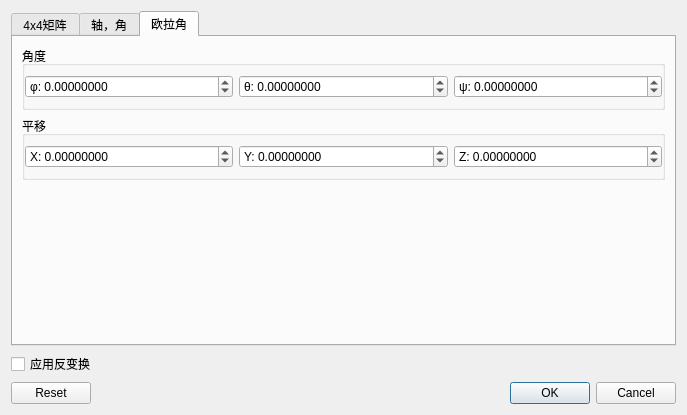
<?xml version="1.0" encoding="UTF-8"?>
<ui version="4.0">
 <class>ApplyTransformationDialog</class>
 <widget class="QDialog" name="ApplyTransformationDialog">
  <property name="geometry">
   <rect>
    <x>0</x>
    <y>0</y>
    <width>687</width>
    <height>415</height>
   </rect>
  </property>
  <property name="windowTitle">
   <string>高级变换</string>
  </property>
  <layout class="QVBoxLayout" name="verticalLayout_4">
   <item>
    <widget class="QTabWidget" name="tabWidget">
     <property name="currentIndex">
      <number>2</number>
     </property>
     <widget class="QWidget" name="tab">
      <attribute name="title">
       <string>4x4矩阵</string>
      </attribute>
      <layout class="QVBoxLayout" name="verticalLayout">
       <item>
        <layout class="QHBoxLayout" name="horizontalLayout">
         <item>
          <widget class="QLabel" name="label">
           <property name="text">
            <string>输入4x4矩阵值：</string>
           </property>
          </widget>
         </item>
         <item>
          <spacer name="horizontalSpacer">
           <property name="orientation">
            <enum>Qt::Horizontal</enum>
           </property>
           <property name="sizeHint" stdset="0">
            <size>
             <width>40</width>
             <height>20</height>
            </size>
           </property>
          </spacer>
         </item>
         <item>
          <widget class="QToolButton" name="fromFileToolButton">
           <property name="toolTip">
            <string>Load matrix from ascii file</string>
           </property>
           <property name="text">
            <string>ASCII文件</string>
           </property>
          </widget>
         </item>
         <item>
          <widget class="QToolButton" name="fromClipboardToolButton">
           <property name="toolTip">
            <string>Paste clipboard contents</string>
           </property>
           <property name="text">
            <string>剪贴板</string>
           </property>
          </widget>
         </item>
         <item>
          <widget class="QToolButton" name="fromDipDipDirToolButton">
           <property name="toolTip">
            <string>Inits the matrix from dip/dip direction values
--&gt; assuming an initial position of (0,0)</string>
           </property>
           <property name="text">
            <string>倾角/倾角方向</string>
           </property>
          </widget>
         </item>
         <item>
          <widget class="QToolButton" name="helpToolButton">
           <property name="text">
            <string>帮助</string>
           </property>
           <property name="checkable">
            <bool>true</bool>
           </property>
          </widget>
         </item>
        </layout>
       </item>
       <item>
        <widget class="QPlainTextEdit" name="helpTextEdit">
         <property name="minimumSize">
          <size>
           <width>0</width>
           <height>150</height>
          </size>
         </property>
         <property name="maximumSize">
          <size>
           <width>16777215</width>
           <height>150</height>
          </size>
         </property>
         <property name="palette">
          <palette>
           <active>
            <colorrole role="Base">
             <brush brushstyle="SolidPattern">
              <color alpha="255">
               <red>202</red>
               <green>202</green>
               <blue>202</blue>
              </color>
             </brush>
            </colorrole>
           </active>
           <inactive>
            <colorrole role="Base">
             <brush brushstyle="SolidPattern">
              <color alpha="255">
               <red>202</red>
               <green>202</green>
               <blue>202</blue>
              </color>
             </brush>
            </colorrole>
           </inactive>
           <disabled>
            <colorrole role="Base">
             <brush brushstyle="SolidPattern">
              <color alpha="255">
               <red>212</red>
               <green>208</green>
               <blue>200</blue>
              </color>
             </brush>
            </colorrole>
           </disabled>
          </palette>
         </property>
         <property name="readOnly">
          <bool>true</bool>
         </property>
         <property name="plainText">
          <string>矩阵形式应为:
R11   R12   R13   Tx
R21   R22   R23   Ty
R31   R32   R33   Tz
0       0        0       1

其中R是一个标准的3x3旋转矩阵，T是一个平移向量.

令P为一个3D点, 变换后的点P'则是: P' = R.P + T.</string>
         </property>
        </widget>
       </item>
       <item>
        <widget class="QPlainTextEdit" name="matrixTextEdit">
         <property name="lineWrapMode">
          <enum>QPlainTextEdit::NoWrap</enum>
         </property>
         <property name="plainText">
          <string notr="true">1.000000	0.000000	0.000000	0.000000
0.000000	1.000000	0.000000	0.000000
0.000000	0.000000	1.000000	0.000000
0.000000	0.000000	0.000000	1.000000</string>
         </property>
        </widget>
       </item>
      </layout>
     </widget>
     <widget class="QWidget" name="tab_2">
      <attribute name="title">
       <string>轴，角</string>
      </attribute>
      <layout class="QVBoxLayout" name="verticalLayout_2">
       <item>
        <widget class="QGroupBox" name="rotAxisGroupBox">
         <property name="title">
          <string>旋转轴</string>
         </property>
         <property name="flat">
          <bool>true</bool>
         </property>
         <layout class="QHBoxLayout" name="horizontalLayout_2">
          <property name="leftMargin">
           <number>0</number>
          </property>
          <property name="rightMargin">
           <number>0</number>
          </property>
          <item>
           <widget class="QDoubleSpinBox" name="rxAxisDoubleSpinBox">
            <property name="prefix">
             <string notr="true">X: </string>
            </property>
            <property name="decimals">
             <number>8</number>
            </property>
            <property name="minimum">
             <double>-1000000000.000000000000000</double>
            </property>
            <property name="maximum">
             <double>1000000000.000000000000000</double>
            </property>
           </widget>
          </item>
          <item>
           <widget class="QDoubleSpinBox" name="ryAxisDoubleSpinBox">
            <property name="prefix">
             <string notr="true">Y: </string>
            </property>
            <property name="decimals">
             <number>8</number>
            </property>
            <property name="minimum">
             <double>-1000000000.000000000000000</double>
            </property>
            <property name="maximum">
             <double>1000000000.000000000000000</double>
            </property>
           </widget>
          </item>
          <item>
           <widget class="QDoubleSpinBox" name="rzAxisDoubleSpinBox">
            <property name="prefix">
             <string notr="true">Z: </string>
            </property>
            <property name="decimals">
             <number>8</number>
            </property>
            <property name="minimum">
             <double>-1000000000.000000000000000</double>
            </property>
            <property name="maximum">
             <double>1000000000.000000000000000</double>
            </property>
           </widget>
          </item>
         </layout>
        </widget>
       </item>
       <item>
        <widget class="QGroupBox" name="rotAngleGroupBox">
         <property name="title">
          <string>旋转角(度)</string>
         </property>
         <property name="flat">
          <bool>true</bool>
         </property>
         <layout class="QHBoxLayout" name="horizontalLayout_3">
          <property name="leftMargin">
           <number>0</number>
          </property>
          <property name="rightMargin">
           <number>0</number>
          </property>
          <item>
           <widget class="QDoubleSpinBox" name="rAngleDoubleSpinBox">
            <property name="suffix">
             <string> deg.</string>
            </property>
            <property name="decimals">
             <number>4</number>
            </property>
            <property name="minimum">
             <double>-1000000000.000000000000000</double>
            </property>
            <property name="maximum">
             <double>1000000000.000000000000000</double>
            </property>
           </widget>
          </item>
          <item>
           <spacer name="horizontalSpacer_2">
            <property name="orientation">
             <enum>Qt::Horizontal</enum>
            </property>
            <property name="sizeHint" stdset="0">
             <size>
              <width>247</width>
              <height>20</height>
             </size>
            </property>
           </spacer>
          </item>
         </layout>
        </widget>
       </item>
       <item>
        <widget class="QGroupBox" name="transGroupBox">
         <property name="title">
          <string>平移</string>
         </property>
         <property name="flat">
          <bool>true</bool>
         </property>
         <layout class="QHBoxLayout" name="horizontalLayout_4">
          <property name="leftMargin">
           <number>0</number>
          </property>
          <property name="rightMargin">
           <number>0</number>
          </property>
          <item>
           <widget class="QDoubleSpinBox" name="txAxisDoubleSpinBox">
            <property name="prefix">
             <string notr="true">X: </string>
            </property>
            <property name="decimals">
             <number>8</number>
            </property>
            <property name="minimum">
             <double>-1000000000.000000000000000</double>
            </property>
            <property name="maximum">
             <double>1000000000.000000000000000</double>
            </property>
           </widget>
          </item>
          <item>
           <widget class="QDoubleSpinBox" name="tyAxisDoubleSpinBox">
            <property name="prefix">
             <string notr="true">Y: </string>
            </property>
            <property name="decimals">
             <number>8</number>
            </property>
            <property name="minimum">
             <double>-1000000000.000000000000000</double>
            </property>
            <property name="maximum">
             <double>1000000000.000000000000000</double>
            </property>
           </widget>
          </item>
          <item>
           <widget class="QDoubleSpinBox" name="tzAxisDoubleSpinBox">
            <property name="prefix">
             <string notr="true">Z: </string>
            </property>
            <property name="decimals">
             <number>8</number>
            </property>
            <property name="minimum">
             <double>-1000000000.000000000000000</double>
            </property>
            <property name="maximum">
             <double>1000000000.000000000000000</double>
            </property>
           </widget>
          </item>
         </layout>
        </widget>
       </item>
       <item>
        <spacer name="verticalSpacer">
         <property name="orientation">
          <enum>Qt::Vertical</enum>
         </property>
         <property name="sizeHint" stdset="0">
          <size>
           <width>20</width>
           <height>73</height>
          </size>
         </property>
        </spacer>
       </item>
      </layout>
     </widget>
     <widget class="QWidget" name="tab_3">
      <attribute name="title">
       <string>欧拉角</string>
      </attribute>
      <layout class="QVBoxLayout" name="verticalLayout_3">
       <item>
        <widget class="QGroupBox" name="eulerAnglesGroupBox">
         <property name="title">
          <string>角度</string>
         </property>
         <property name="flat">
          <bool>true</bool>
         </property>
         <layout class="QHBoxLayout" name="horizontalLayout_6">
          <property name="leftMargin">
           <number>0</number>
          </property>
          <property name="rightMargin">
           <number>0</number>
          </property>
          <item>
           <widget class="QDoubleSpinBox" name="ePhiDoubleSpinBox">
            <property name="prefix">
             <string notr="true">φ: </string>
            </property>
            <property name="decimals">
             <number>8</number>
            </property>
            <property name="minimum">
             <double>-1000000000.000000000000000</double>
            </property>
            <property name="maximum">
             <double>1000000000.000000000000000</double>
            </property>
           </widget>
          </item>
          <item>
           <widget class="QDoubleSpinBox" name="eThetaDoubleSpinBox">
            <property name="prefix">
             <string notr="true">θ: </string>
            </property>
            <property name="decimals">
             <number>8</number>
            </property>
            <property name="minimum">
             <double>-1000000000.000000000000000</double>
            </property>
            <property name="maximum">
             <double>1000000000.000000000000000</double>
            </property>
           </widget>
          </item>
          <item>
           <widget class="QDoubleSpinBox" name="ePsiDoubleSpinBox">
            <property name="prefix">
             <string notr="true">ψ: </string>
            </property>
            <property name="decimals">
             <number>8</number>
            </property>
            <property name="minimum">
             <double>-1000000000.000000000000000</double>
            </property>
            <property name="maximum">
             <double>1000000000.000000000000000</double>
            </property>
           </widget>
          </item>
         </layout>
        </widget>
       </item>
       <item>
        <widget class="QGroupBox" name="eulerTransGroupBox">
         <property name="title">
          <string>平移</string>
         </property>
         <property name="flat">
          <bool>true</bool>
         </property>
         <layout class="QHBoxLayout" name="horizontalLayout_5">
          <property name="leftMargin">
           <number>0</number>
          </property>
          <property name="rightMargin">
           <number>0</number>
          </property>
          <item>
           <widget class="QDoubleSpinBox" name="etxAxisDoubleSpinBox">
            <property name="prefix">
             <string notr="true">X: </string>
            </property>
            <property name="decimals">
             <number>8</number>
            </property>
            <property name="minimum">
             <double>-1000000000.000000000000000</double>
            </property>
            <property name="maximum">
             <double>1000000000.000000000000000</double>
            </property>
           </widget>
          </item>
          <item>
           <widget class="QDoubleSpinBox" name="etyAxisDoubleSpinBox">
            <property name="prefix">
             <string notr="true">Y: </string>
            </property>
            <property name="decimals">
             <number>8</number>
            </property>
            <property name="minimum">
             <double>-1000000000.000000000000000</double>
            </property>
            <property name="maximum">
             <double>1000000000.000000000000000</double>
            </property>
           </widget>
          </item>
          <item>
           <widget class="QDoubleSpinBox" name="etzAxisDoubleSpinBox">
            <property name="prefix">
             <string notr="true">Z: </string>
            </property>
            <property name="decimals">
             <number>8</number>
            </property>
            <property name="minimum">
             <double>-1000000000.000000000000000</double>
            </property>
            <property name="maximum">
             <double>1000000000.000000000000000</double>
            </property>
           </widget>
          </item>
         </layout>
        </widget>
       </item>
       <item>
        <spacer name="verticalSpacer_2">
         <property name="orientation">
          <enum>Qt::Vertical</enum>
         </property>
         <property name="sizeHint" stdset="0">
          <size>
           <width>20</width>
           <height>139</height>
          </size>
         </property>
        </spacer>
       </item>
      </layout>
     </widget>
    </widget>
   </item>
   <item>
    <widget class="QCheckBox" name="inverseCheckBox">
     <property name="text">
      <string>应用反变换</string>
     </property>
    </widget>
   </item>
   <item>
    <widget class="QDialogButtonBox" name="buttonBox">
     <property name="standardButtons">
      <set>QDialogButtonBox::Cancel|QDialogButtonBox::Ok|QDialogButtonBox::Reset</set>
     </property>
    </widget>
   </item>
  </layout>
  <zorder>buttonBox</zorder>
  <zorder>tabWidget</zorder>
  <zorder>inverseCheckBox</zorder>
 </widget>
 <resources/>
 <connections>
  <connection>
   <sender>buttonBox</sender>
   <signal>rejected()</signal>
   <receiver>ApplyTransformationDialog</receiver>
   <slot>reject()</slot>
   <hints>
    <hint type="sourcelabel">
     <x>316</x>
     <y>260</y>
    </hint>
    <hint type="destinationlabel">
     <x>286</x>
     <y>274</y>
    </hint>
   </hints>
  </connection>
  <connection>
   <sender>helpToolButton</sender>
   <signal>toggled(bool)</signal>
   <receiver>helpTextEdit</receiver>
   <slot>setVisible(bool)</slot>
   <hints>
    <hint type="sourcelabel">
     <x>372</x>
     <y>19</y>
    </hint>
    <hint type="destinationlabel">
     <x>200</x>
     <y>105</y>
    </hint>
   </hints>
  </connection>
 </connections>
</ui>
